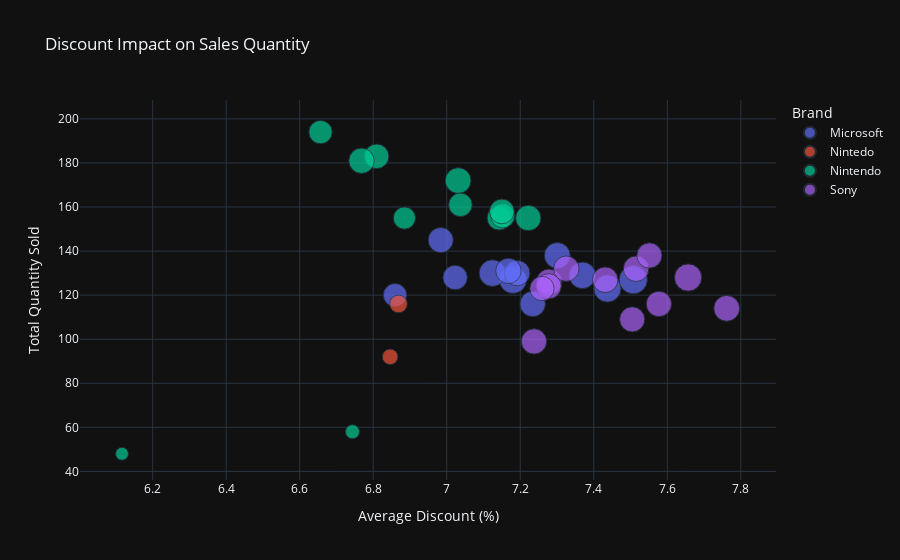

Notebook cell for this chart:
### Code cell
analyze_discount_impact(df_console)

### Figure 1 — Plotly figure (JSON) as saved in the notebook; plotly's stock layout.template omitted (floating-point values rounded to 4 significant figures)
{"data": [{"customdata": [["April", 5789000.0], ["August", 5269000.0], ["December", 5257000.0], ["February", 4916000.0], ["January", 4707000.0], ["July", 6108000.0], ["June", 6151000.0], ["March", 5888000.0], ["May", 5614000.0], ["November", 5253000.0], ["October", 5189000.0], ["September", 5278000.0]], "hovertemplate": "Brand=Microsoft<br>Average Discount (%)=%{x}<br>Total Quantity Sold=%{y}<br>Total_Discount=%{marker.size}<br>Month=%{customdata[0]}<br>Total_Sales=%{customdata[1]}<extra></extra>", "legendgroup": "Microsoft", "marker": {"color": "#636efa", "size": [425200.0, 387100.0, 362400.0, 342900.0, 314900.0, 434100.0, 458300.0, 409100.0, 408200.0, 370300.0, 371700.0, 373800.0], "sizemode": "area", "sizeref": 1146.0, "symbol": "circle"}, "mode": "markers", "name": "Microsoft", "orientation": "v", "showlegend": true, "x": [7.437, 7.301, 6.984, 7.023, 6.859, 7.18, 7.507, 7.124, 7.369, 7.192, 7.168, 7.234], "xaxis": "x", "y": [123.0, 138.0, 145.0, 128.0, 120.0, 127.0, 127.0, 130.0, 129.0, 130.0, 131.0, 116.0], "yaxis": "y", "type": "scatter"}, {"customdata": [["February", 2649000.0], ["January", 2064000.0]], "hovertemplate": "Brand=Nintedo<br>Average Discount (%)=%{x}<br>Total Quantity Sold=%{y}<br>Total_Discount=%{marker.size}<br>Month=%{customdata[0]}<br>Total_Sales=%{customdata[1]}<extra></extra>", "legendgroup": "Nintedo", "marker": {"color": "#EF553B", "size": [181200.0, 140900.0], "sizemode": "area", "sizeref": 1146.0, "symbol": "circle"}, "mode": "markers", "name": "Nintedo", "orientation": "v", "showlegend": true, "x": [6.869, 6.846], "xaxis": "x", "y": [116.0, 92.0], "yaxis": "y", "type": "scatter"}, {"customdata": [["April", 4746000.0], ["August", 5154000.0], ["December", 4736000.0], ["February", 1566000.0], ["January", 1757000.0], ["July", 5511000.0], ["June", 5447000.0], ["March", 4813000.0], ["May", 5185000.0], ["November", 4094000.0], ["October", 4566000.0], ["September", 5049000.0]], "hovertemplate": "Brand=Nintendo<br>Average Discount (%)=%{x}<br>Total Quantity Sold=%{y}<br>Total_Discount=%{marker.size}<br>Month=%{customdata[0]}<br>Total_Sales=%{customdata[1]}<extra></extra>", "legendgroup": "Nintendo", "marker": {"color": "#00cc96", "size": [333400.0, 348200.0, 314700.0, 95760.0, 115300.0, 371500.0, 381400.0, 336900.0, 370200.0, 283800.0, 319000.0, 352900.0], "sizemode": "area", "sizeref": 1146.0, "symbol": "circle"}, "mode": "markers", "name": "Nintendo", "orientation": "v", "showlegend": true, "x": [7.142, 6.809, 6.657, 6.117, 6.744, 6.768, 7.031, 7.152, 7.222, 6.885, 7.037, 7.15], "xaxis": "x", "y": [155.0, 183.0, 194.0, 48.0, 58.0, 181.0, 172.0, 156.0, 155.0, 155.0, 161.0, 158.0], "yaxis": "y", "type": "scatter"}, {"customdata": [["April", 5255000.0], ["August", 5036000.0], ["December", 4924000.0], ["February", 4975000.0], ["January", 4776000.0], ["July", 5031000.0], ["June", 4795000.0], ["March", 4887000.0], ["May", 5527000.0], ["November", 4913000.0], ["October", 4737000.0], ["September", 4856000.0]], "hovertemplate": "Brand=Sony<br>Average Discount (%)=%{x}<br>Total Quantity Sold=%{y}<br>Total_Discount=%{marker.size}<br>Month=%{customdata[0]}<br>Total_Sales=%{customdata[1]}<extra></extra>", "legendgroup": "Sony", "marker": {"color": "#ab63fa", "size": [378700.0, 376800.0, 372100.0, 376400.0, 365800.0, 369000.0, 362100.0, 384100.0, 425900.0, 368700.0, 341400.0, 369100.0], "sizemode": "area", "sizeref": 1146.0, "symbol": "circle"}, "mode": "markers", "name": "Sony", "orientation": "v", "showlegend": true, "x": [7.278, 7.431, 7.325, 7.515, 7.551, 7.237, 7.504, 7.762, 7.656, 7.277, 7.259, 7.577], "xaxis": "x", "y": [126.0, 127.0, 132.0, 132.0, 138.0, 99.0, 109.0, 114.0, 128.0, 124.0, 123.0, 116.0], "yaxis": "y", "type": "scatter"}], "layout": {"xaxis": {"anchor": "y", "domain": [0.0, 1.0], "title": {"text": "Average Discount (%)"}}, "yaxis": {"anchor": "x", "domain": [0.0, 1.0], "title": {"text": "Total Quantity Sold"}}, "legend": {"title": {"text": "Brand"}, "tracegroupgap": 0, "itemsizing": "constant"}, "title": {"text": "Discount Impact on Sales Quantity"}}}
